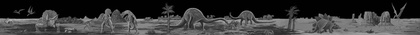
%> input picture Matlab 练习程序/sample.jpg, 420 x 35 px, shrunk from 2000 x 166 before the run
$ octave Panorama_to_dome.m   (GNU Octave 9; MATLAB toolbox functions it lacks are replaced by stand-ins)
%> lines starting %> are read from the running program, lines starting %| are printed output that depends on the picture
% 程序流程：
%
% 1.定义穹顶图内圆和外圆的半径，变换后的像素就填充在这个内外半径的圆环中。
%
% 2.遍历穹顶图，当所处理当前像素位于圆环内，则通过极坐标反变换去全景图中寻找相应位置的像素进行填充。
%
% 3.遍历完图像就行了。

clear all;
close all;
clc;

img=imread('sample.jpg');
%> img is the input picture: size 35x420 uint8; min 0, max 181, mean 55.4
imshow(img);
[m,n]=size(img);
%> m = 35; n = 420

r1=100;     %内环半径
r2=r1+m;    %外环半径
%> r2 = 135

imgn=zeros(2*r2,2*r2);
[re_m,re_n]=size(imgn);
%> re_m = 270; re_n = 270
for y=1:re_m
    for x=1:re_n
        dis_x=x-re_n/2;
        dis_y=y-re_m/2;

        l=sqrt(dis_x^2+dis_y^2);
        if l<=r2 && l>=r1
            theta=0;
            if y>re_m/2
                theta=atan2(dis_y,dis_x);
            end
            if y<re_m/2
                theta=pi+atan2(-dis_y,-dis_x);
            end
            if y==re_m/2
                theta=atan2(dis_y,dis_x)+0.0001;
            end

            xx=ceil(n*theta/(2*pi));
            yy=ceil(l-r1);
            if yy>=1 && yy<=m && xx>=1 && xx<=n
                imgn(y,x)=img(yy,xx);
            end
        end
    end
end
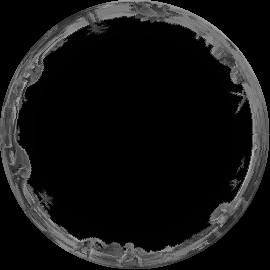
%> imgn: size 270x270 double; min 0, max 181, mean 20.8
%> after the loop, theta = 1.57; xx = 105; yy = 35

figure;
imshow(imgn,[])
